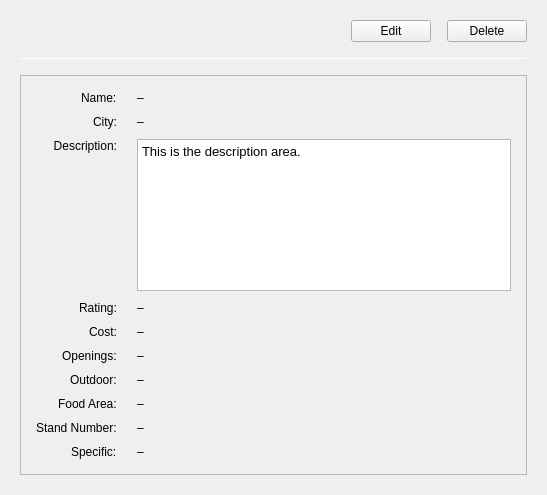
<?xml version="1.0" encoding="UTF-8"?>
<ui version="4.0">
 <class>shoppingwidget</class>
 <widget class="QWidget" name="shoppingwidget">
  <property name="geometry">
   <rect>
    <x>0</x>
    <y>0</y>
    <width>547</width>
    <height>495</height>
   </rect>
  </property>
  <property name="windowTitle">
   <string>Place Details</string>
  </property>
  <property name="styleSheet">
   <string notr="true">
/* Stile generale per il widget principale */
QWidget#shoppingwidget {
	background-color: #f0f0f0; /* Sfondo grigio chiaro */
	font-family: Segoe UI, Arial, sans-serif; /* Font pi\u00F9 moderno (se disponibile) */
	font-size: 10pt;
}

/* Stile per tutte le etichette */
QLabel {
	color: #333333; /* Testo grigio scuro */
	padding-bottom: 2px; /* Piccola spaziatura sotto */
}

/* Etichette descrittive (quelle a sinistra nel form) */
QLabel[objectName^="label"] {
	font-weight: bold;
	color: #555555; /* Grigio leggermente più chiaro per le label */
	padding-right: 10px; /* Spazio tra label e valore */
}

/* Etichette valore (quelle a destra nel form) */
QLabel[objectName^="value"] {
	color: #111111; /* Valori un po' più scuri */
}

/* Campo di testo per la descrizione */
QTextEdit#valueDesc {
	background-color: #ffffff;
	border: 1px solid #cccccc;
	border-radius: 4px;
	padding: 5px;
	color: #333333;
}

QTextEdit#valueDesc[readOnly="true"] {
	background-color: #f8f8f8; /* Sfondo leggermente diverso se read-only */
}

/* Stile per i bottoni (copiato da mainwindow.ui) */
QPushButton {
	background-color: #E53935; /* Rosso primario (Material Design Red 600) */
	color: white; /* Testo bianco */
	border: none; /* Nessun bordo */
	padding: 8px 16px; /* Pi\u00F9 padding */
	border-radius: 4px; /* Angoli arrotondati */
	font-weight: bold; /* Grassetto */
	min-width: 70px; /* Larghezza minima */
	margin: 2px; /* Piccolo margine per separare i bottoni */
}

QPushButton:hover {
	background-color: #D32F2F; /* Rosso pi\u00F9 scuro al passaggio (MD Red 700) */
}

QPushButton:pressed {
	background-color: #B71C1C; /* Rosso ancora pi\u00F9 scuro quando premuto (MD Red 900) */
}

/* Frame che contiene i dettagli (la &quot;card&quot;) */
QFrame#cardFrame {
	background-color: #ffffff; /* Sfondo bianco per la card */
	border: 1px solid #e0e0e0; /* Bordo molto sottile */
	border-radius: 6px; /* Angoli arrotondati */
}

/* Linea separatrice */
QFrame#separatorLine {
	background-color: #cccccc; /* Grigio per la linea */
}

</string>
  </property>
  <layout class="QVBoxLayout" name="verticalLayout_2">
   <property name="spacing">
    <number>16</number>
   </property>
   <property name="leftMargin">
    <number>20</number>
   </property>
   <property name="topMargin">
    <number>20</number>
   </property>
   <property name="rightMargin">
    <number>20</number>
   </property>
   <property name="bottomMargin">
    <number>20</number>
   </property>
   <item>
    <layout class="QHBoxLayout" name="buttonLayout">
     <item>
      <spacer name="horizontalSpacer">
       <property name="orientation">
        <enum>Qt::Horizontal</enum>
       </property>
       <property name="sizeType">
        <enum>QSizePolicy::Expanding</enum>
       </property>
       <property name="sizeHint" stdset="0">
        <size>
         <width>40</width>
         <height>20</height>
        </size>
       </property>
      </spacer>
     </item>
     <item>
      <!-- Modificato da QToolButton a QPushButton -->
      <widget class="QPushButton" name="pushEdit">
       <property name="text">
        <string>Edit</string>
       </property>
      </widget>
     </item>
     <item>
      <!-- Modificato da QToolButton a QPushButton -->
      <widget class="QPushButton" name="pushDelete">
       <property name="text">
        <string>Delete</string>
       </property>
      </widget>
     </item>
    </layout>
   </item>
   <item>
    <widget class="QFrame" name="separatorLine">
     <property name="maximumSize">
      <size>
       <width>16777215</width>
       <height>1</height>
      </size>
     </property>
     <property name="frameShape">
      <enum>QFrame::HLine</enum>
     </property>
     <property name="frameShadow">
      <enum>QFrame::Sunken</enum>
     </property>
    </widget>
   </item>
   <item>
    <widget class="QFrame" name="cardFrame">
     <property name="frameShape">
      <enum>QFrame::StyledPanel</enum>
     </property>
     <property name="frameShadow">
      <enum>QFrame::Raised</enum>
     </property>
     <layout class="QVBoxLayout" name="cardLayout">
      <property name="spacing">
       <number>6</number>
      </property>
      <property name="leftMargin">
       <number>15</number>
      </property>
      <property name="topMargin">
       <number>15</number>
      </property>
      <property name="rightMargin">
       <number>15</number>
      </property>
      <property name="bottomMargin">
       <number>15</number>
      </property>
      <item>
       <layout class="QFormLayout" name="formLayout">
        <property name="labelAlignment">
         <set>Qt::AlignRight|Qt::AlignTrailing|Qt::AlignVCenter</set>
        </property>
        <property name="horizontalSpacing">
         <number>20</number>
        </property>
        <property name="verticalSpacing">
         <number>10</number>
        </property>
        <item row="0" column="0">
         <widget class="QLabel" name="labelName">
          <property name="text">
           <string>Name:</string>
          </property>
         </widget>
        </item>
        <item row="0" column="1">
         <widget class="QLabel" name="valueName">
          <property name="text">
           <string>–</string>
          </property>
         </widget>
        </item>
        <item row="1" column="0">
         <widget class="QLabel" name="labelCity">
          <property name="text">
           <string>City:</string>
          </property>
         </widget>
        </item>
        <item row="1" column="1">
         <widget class="QLabel" name="valueCity">
          <property name="text">
           <string>–</string>
          </property>
         </widget>
        </item>
        <item row="2" column="0">
         <widget class="QLabel" name="labelDesc">
          <property name="text">
           <string>Description:</string>
          </property>
          <property name="alignment">
           <set>Qt::AlignRight|Qt::AlignTop|Qt::AlignTrailing</set>
          </property>
         </widget>
        </item>
        <item row="2" column="1">
         <widget class="QTextEdit" name="valueDesc">
          <property name="minimumSize">
           <size>
            <width>0</width>
            <height>60</height>
           </size>
          </property>
          <property name="frameShape">
           <enum>QFrame::StyledPanel</enum>
          </property>
          <property name="frameShadow">
           <enum>QFrame::Sunken</enum>
          </property>
          <property name="readOnly">
           <bool>true</bool>
          </property>
          <property name="html">
           <string>&lt;!DOCTYPE HTML PUBLIC &quot;-//W3C//DTD HTML 4.0//EN&quot; &quot;http://www.w3.org/TR/REC-html40/strict.dtd&quot;&gt;
&lt;html&gt;&lt;head&gt;&lt;meta name=&quot;qrichtext&quot; content=&quot;1&quot; /&gt;&lt;meta charset=&quot;utf-8&quot; /&gt;&lt;style type=&quot;text/css&quot;&gt;
p, li { white-space: pre-wrap; }
hr { height: 1px; border-width: 0; }
li.unchecked::marker { content: &quot;\2610&quot;; }
li.checked::marker { content: &quot;\2612&quot;; }
&lt;/style&gt;&lt;/head&gt;&lt;body style=&quot; font-family:'.AppleSystemUIFont'; font-size:13pt; font-weight:400; font-style:normal;&quot;&gt;
&lt;p style=&quot; margin-top:0px; margin-bottom:0px; margin-left:0px; margin-right:0px; -qt-block-indent:0; text-indent:0px;&quot;&gt;&lt;span style=&quot; font-family:'Segoe UI','Arial','sans-serif'; font-size:10pt;&quot;&gt;This is the description area.&lt;/span&gt;&lt;/p&gt;&lt;/body&gt;&lt;/html&gt;</string>
          </property>
         </widget>
        </item>
        <item row="3" column="0">
         <widget class="QLabel" name="labelRating">
          <property name="text">
           <string>Rating:</string>
          </property>
         </widget>
        </item>
        <item row="3" column="1">
         <widget class="QLabel" name="valueRating">
          <property name="text">
           <string>–</string>
          </property>
         </widget>
        </item>
        <item row="4" column="0">
         <widget class="QLabel" name="labelCost">
          <property name="text">
           <string>Cost:</string>
          </property>
         </widget>
        </item>
        <item row="4" column="1">
         <widget class="QLabel" name="valueCost">
          <property name="text">
           <string>–</string>
          </property>
         </widget>
        </item>
        <item row="5" column="0">
         <widget class="QLabel" name="labelOpenings">
          <property name="text">
           <string>Openings:</string>
          </property>
         </widget>
        </item>
        <item row="5" column="1">
         <widget class="QLabel" name="valueOpenings">
          <property name="text">
           <string>–</string>
          </property>
          <property name="wordWrap">
           <bool>true</bool>
          </property>
         </widget>
        </item>
        <!-- Campi specifici per Shopping -->
        <item row="6" column="0">
         <widget class="QLabel" name="labelOutdoor">
          <property name="text">
           <string>Outdoor:</string>
          </property>
         </widget>
        </item>
        <item row="6" column="1">
         <widget class="QLabel" name="valueOutdoor">
          <property name="text">
           <string>–</string>
          </property>
         </widget>
        </item>
        <item row="7" column="0">
         <widget class="QLabel" name="labelFoodArea">
          <property name="text">
           <string>Food Area:</string>
          </property>
         </widget>
        </item>
        <item row="7" column="1">
         <widget class="QLabel" name="valueFoodArea">
          <property name="text">
           <string>–</string>
          </property>
         </widget>
        </item>
        <item row="8" column="0">
         <widget class="QLabel" name="labelStandNumber">
          <property name="text">
           <string>Stand Number:</string>
          </property>
         </widget>
        </item>
        <item row="8" column="1">
         <widget class="QLabel" name="valueStandNumber">
          <property name="text">
           <string>–</string>
          </property>
         </widget>
        </item>
        <!-- Fine campi specifici per Shopping -->
        <item row="9" column="0">
         <widget class="QLabel" name="labelSpecific">
          <property name="text">
           <string>Specific:</string>
          </property>
         </widget>
        </item>
        <item row="9" column="1">
         <widget class="QLabel" name="valueSpecific">
          <property name="text">
           <string>–</string>
          </property>
         </widget>
        </item>
       </layout>
      </item>
     </layout>
    </widget>
   </item>
   <item>
    <layout class="QVBoxLayout" name="categoryLayout"/>
   </item>
   <item>
    <spacer name="verticalSpacer">
     <property name="orientation">
      <enum>Qt::Vertical</enum>
     </property>
     <property name="sizeType">
      <enum>QSizePolicy::Expanding</enum>
     </property>
     <property name="sizeHint" stdset="0">
      <size>
       <width>20</width>
       <height>0</height>
      </size>
     </property>
    </spacer>
   </item>
  </layout>
 </widget>
 <resources/>
 <connections/>
</ui>
